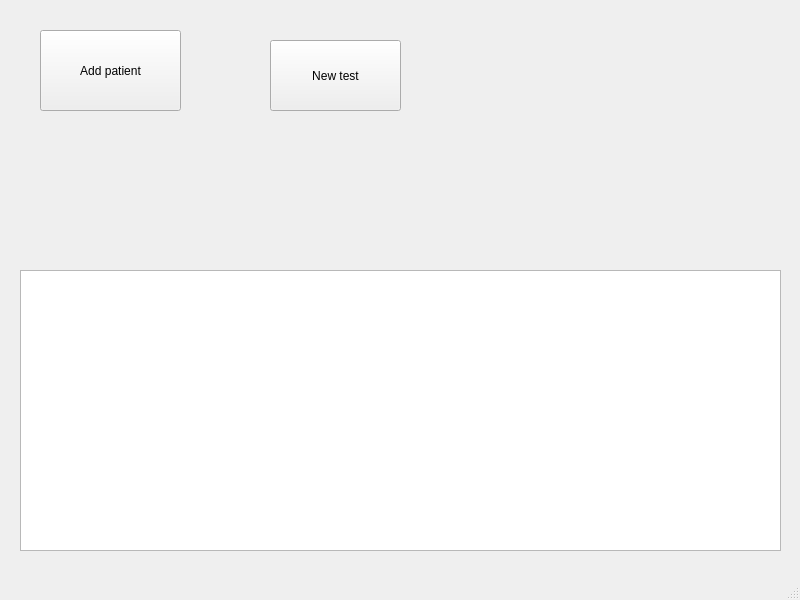
<?xml version="1.0" encoding="UTF-8"?>
<ui version="4.0">
 <class>MainWindow</class>
 <widget class="QMainWindow" name="MainWindow">
  <property name="geometry">
   <rect>
    <x>0</x>
    <y>0</y>
    <width>800</width>
    <height>600</height>
   </rect>
  </property>
  <property name="windowTitle">
   <string>MainWindow</string>
  </property>
  <widget class="QWidget" name="centralwidget">
   <widget class="QListView" name="patsView">
    <property name="geometry">
     <rect>
      <x>20</x>
      <y>270</y>
      <width>761</width>
      <height>281</height>
     </rect>
    </property>
   </widget>
   <widget class="QPushButton" name="addpatButton">
    <property name="geometry">
     <rect>
      <x>40</x>
      <y>30</y>
      <width>141</width>
      <height>81</height>
     </rect>
    </property>
    <property name="text">
     <string>Add patient</string>
    </property>
   </widget>
   <widget class="QPushButton" name="newtestButton">
    <property name="geometry">
     <rect>
      <x>270</x>
      <y>40</y>
      <width>131</width>
      <height>71</height>
     </rect>
    </property>
    <property name="text">
     <string>New test</string>
    </property>
   </widget>
  </widget>
  <widget class="QMenuBar" name="menubar">
   <property name="geometry">
    <rect>
     <x>0</x>
     <y>0</y>
     <width>800</width>
     <height>27</height>
    </rect>
   </property>
  </widget>
  <widget class="QStatusBar" name="statusbar"/>
 </widget>
 <resources/>
 <connections/>
</ui>
